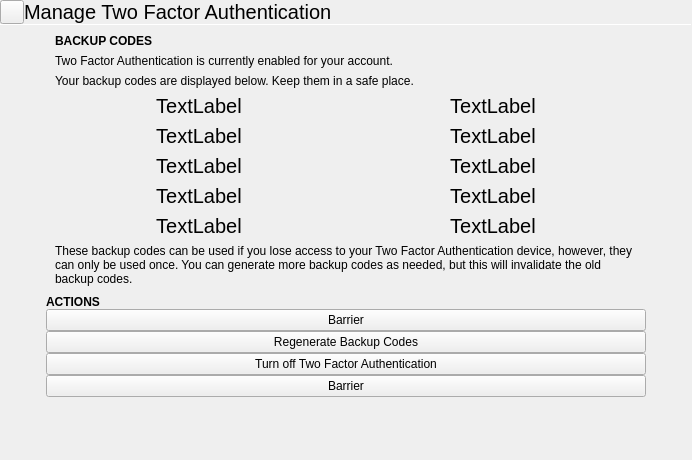
<?xml version="1.0" encoding="UTF-8"?>
<ui version="4.0">
 <class>OtpSetupDialog</class>
 <widget class="QWidget" name="OtpSetupDialog">
  <property name="geometry">
   <rect>
    <x>0</x>
    <y>0</y>
    <width>692</width>
    <height>460</height>
   </rect>
  </property>
  <property name="windowTitle">
   <string notr="true">Form</string>
  </property>
  <layout class="QVBoxLayout" name="verticalLayout">
   <property name="spacing">
    <number>0</number>
   </property>
   <property name="leftMargin">
    <number>0</number>
   </property>
   <property name="topMargin">
    <number>0</number>
   </property>
   <property name="rightMargin">
    <number>0</number>
   </property>
   <property name="bottomMargin">
    <number>0</number>
   </property>
   <item>
    <widget class="QStackedWidget" name="stackedWidget">
     <property name="currentIndex">
      <number>2</number>
     </property>
     <widget class="QWidget" name="loaderPage">
      <layout class="QGridLayout" name="gridLayout">
       <property name="leftMargin">
        <number>0</number>
       </property>
       <property name="topMargin">
        <number>0</number>
       </property>
       <property name="rightMargin">
        <number>0</number>
       </property>
       <property name="bottomMargin">
        <number>0</number>
       </property>
       <item row="0" column="1">
        <spacer name="verticalSpacer">
         <property name="orientation">
          <enum>Qt::Vertical</enum>
         </property>
         <property name="sizeHint" stdset="0">
          <size>
           <width>20</width>
           <height>183</height>
          </size>
         </property>
        </spacer>
       </item>
       <item row="1" column="0">
        <spacer name="horizontalSpacer">
         <property name="orientation">
          <enum>Qt::Horizontal</enum>
         </property>
         <property name="sizeHint" stdset="0">
          <size>
           <width>230</width>
           <height>20</height>
          </size>
         </property>
        </spacer>
       </item>
       <item row="1" column="1">
        <widget class="tCircularSpinner" name="widget" native="true"/>
       </item>
       <item row="1" column="2">
        <spacer name="horizontalSpacer_2">
         <property name="orientation">
          <enum>Qt::Horizontal</enum>
         </property>
         <property name="sizeHint" stdset="0">
          <size>
           <width>229</width>
           <height>20</height>
          </size>
         </property>
        </spacer>
       </item>
       <item row="2" column="1">
        <spacer name="verticalSpacer_2">
         <property name="orientation">
          <enum>Qt::Vertical</enum>
         </property>
         <property name="sizeHint" stdset="0">
          <size>
           <width>20</width>
           <height>183</height>
          </size>
         </property>
        </spacer>
       </item>
      </layout>
     </widget>
     <widget class="QWidget" name="setupPage">
      <layout class="QVBoxLayout" name="verticalLayout_2">
       <property name="spacing">
        <number>0</number>
       </property>
       <property name="leftMargin">
        <number>0</number>
       </property>
       <property name="topMargin">
        <number>0</number>
       </property>
       <property name="rightMargin">
        <number>0</number>
       </property>
       <property name="bottomMargin">
        <number>0</number>
       </property>
       <item>
        <layout class="QHBoxLayout" name="horizontalLayout">
         <property name="spacing">
          <number>0</number>
         </property>
         <item>
          <widget class="QToolButton" name="backButton">
           <property name="sizePolicy">
            <sizepolicy hsizetype="Preferred" vsizetype="Preferred">
             <horstretch>0</horstretch>
             <verstretch>0</verstretch>
            </sizepolicy>
           </property>
           <property name="text">
            <string/>
           </property>
           <property name="icon">
            <iconset resource="../libentertaining_resources.qrc">
             <normaloff>:/libentertaining/icons/go-previous.svg</normaloff>:/libentertaining/icons/go-previous.svg</iconset>
           </property>
          </widget>
         </item>
         <item>
          <widget class="QLabel" name="label">
           <property name="sizePolicy">
            <sizepolicy hsizetype="Expanding" vsizetype="Preferred">
             <horstretch>0</horstretch>
             <verstretch>0</verstretch>
            </sizepolicy>
           </property>
           <property name="font">
            <font>
             <pointsize>15</pointsize>
            </font>
           </property>
           <property name="text">
            <string>Set up Two Factor Authentication</string>
           </property>
           <property name="margin">
            <number>9</number>
           </property>
          </widget>
         </item>
        </layout>
       </item>
       <item>
        <widget class="Line" name="line">
         <property name="maximumSize">
          <size>
           <width>16777215</width>
           <height>1</height>
          </size>
         </property>
         <property name="orientation">
          <enum>Qt::Horizontal</enum>
         </property>
        </widget>
       </item>
       <item>
        <layout class="QHBoxLayout" name="horizontalLayout_4">
         <item>
          <widget class="QWidget" name="setupPageContainer" native="true">
           <property name="maximumSize">
            <size>
             <width>600</width>
             <height>16777215</height>
            </size>
           </property>
           <layout class="QGridLayout" name="gridLayout_2">
            <property name="leftMargin">
             <number>9</number>
            </property>
            <property name="topMargin">
             <number>9</number>
            </property>
            <property name="rightMargin">
             <number>9</number>
            </property>
            <property name="bottomMargin">
             <number>9</number>
            </property>
            <property name="spacing">
             <number>6</number>
            </property>
            <item row="3" column="1">
             <layout class="QVBoxLayout" name="verticalLayout_6">
              <property name="spacing">
               <number>6</number>
              </property>
              <item>
               <widget class="QLabel" name="label_14">
                <property name="text">
                 <string>To finish setup, enter the code shown on the app.</string>
                </property>
               </widget>
              </item>
              <item>
               <layout class="QVBoxLayout" name="verticalLayout_7">
                <property name="spacing">
                 <number>0</number>
                </property>
                <item>
                 <widget class="FocusBarrier" name="focusBarrier">
                  <property name="text">
                   <string notr="true">Barrier</string>
                  </property>
                 </widget>
                </item>
                <item>
                 <widget class="QPushButton" name="enterOtpTokenButton">
                  <property name="text">
                   <string>Enter Code</string>
                  </property>
                 </widget>
                </item>
                <item>
                 <widget class="FocusBarrier" name="focusBarrier_2">
                  <property name="text">
                   <string notr="true">Barrier</string>
                  </property>
                 </widget>
                </item>
               </layout>
              </item>
             </layout>
            </item>
            <item row="1" column="1">
             <widget class="QLabel" name="label_8">
              <property name="sizePolicy">
               <sizepolicy hsizetype="Expanding" vsizetype="Preferred">
                <horstretch>0</horstretch>
                <verstretch>0</verstretch>
               </sizepolicy>
              </property>
              <property name="text">
               <string>Grab an authenticator app on your phone. Good apps that you can use include Authy and Google Authenticator.</string>
              </property>
              <property name="wordWrap">
               <bool>true</bool>
              </property>
             </widget>
            </item>
            <item row="1" column="0">
             <widget class="QLabel" name="label_10">
              <property name="font">
               <font>
                <pointsize>20</pointsize>
               </font>
              </property>
              <property name="text">
               <string>1</string>
              </property>
             </widget>
            </item>
            <item row="0" column="0" colspan="2">
             <widget class="QLabel" name="label_2">
              <property name="text">
               <string>After setting up Two Factor Authentication, you'll need to provide both your password and a special one time code that's generated on your phone.</string>
              </property>
              <property name="wordWrap">
               <bool>true</bool>
              </property>
             </widget>
            </item>
            <item row="2" column="0">
             <widget class="QLabel" name="label_11">
              <property name="font">
               <font>
                <pointsize>20</pointsize>
               </font>
              </property>
              <property name="text">
               <string>2</string>
              </property>
             </widget>
            </item>
            <item row="3" column="0">
             <widget class="QLabel" name="label_12">
              <property name="font">
               <font>
                <pointsize>20</pointsize>
               </font>
              </property>
              <property name="text">
               <string>3</string>
              </property>
             </widget>
            </item>
            <item row="2" column="1">
             <layout class="QVBoxLayout" name="verticalLayout_5">
              <property name="spacing">
               <number>6</number>
              </property>
              <item>
               <widget class="QLabel" name="label_13">
                <property name="text">
                 <string>Enter this code into the app</string>
                </property>
               </widget>
              </item>
              <item>
               <widget class="QLabel" name="keyLabel">
                <property name="font">
                 <font>
                  <pointsize>15</pointsize>
                 </font>
                </property>
                <property name="text">
                 <string notr="true">TextLabel</string>
                </property>
               </widget>
              </item>
             </layout>
            </item>
           </layout>
          </widget>
         </item>
        </layout>
       </item>
       <item>
        <spacer name="verticalSpacer_3">
         <property name="orientation">
          <enum>Qt::Vertical</enum>
         </property>
         <property name="sizeHint" stdset="0">
          <size>
           <width>20</width>
           <height>40</height>
          </size>
         </property>
        </spacer>
       </item>
       <item>
        <widget class="GamepadHud" name="gamepadHud" native="true"/>
       </item>
      </layout>
     </widget>
     <widget class="QWidget" name="managePage">
      <layout class="QVBoxLayout" name="verticalLayout_3">
       <property name="spacing">
        <number>0</number>
       </property>
       <property name="leftMargin">
        <number>0</number>
       </property>
       <property name="topMargin">
        <number>0</number>
       </property>
       <property name="rightMargin">
        <number>0</number>
       </property>
       <property name="bottomMargin">
        <number>0</number>
       </property>
       <item>
        <layout class="QHBoxLayout" name="horizontalLayout_2">
         <property name="spacing">
          <number>0</number>
         </property>
         <item>
          <widget class="QToolButton" name="backButton_2">
           <property name="sizePolicy">
            <sizepolicy hsizetype="Preferred" vsizetype="Preferred">
             <horstretch>0</horstretch>
             <verstretch>0</verstretch>
            </sizepolicy>
           </property>
           <property name="text">
            <string/>
           </property>
           <property name="icon">
            <iconset resource="../libentertaining_resources.qrc">
             <normaloff>:/libentertaining/icons/go-previous.svg</normaloff>:/libentertaining/icons/go-previous.svg</iconset>
           </property>
          </widget>
         </item>
         <item>
          <widget class="QLabel" name="label_3">
           <property name="sizePolicy">
            <sizepolicy hsizetype="Expanding" vsizetype="Preferred">
             <horstretch>0</horstretch>
             <verstretch>0</verstretch>
            </sizepolicy>
           </property>
           <property name="font">
            <font>
             <pointsize>15</pointsize>
            </font>
           </property>
           <property name="text">
            <string>Manage Two Factor Authentication</string>
           </property>
           <property name="margin">
            <number>9</number>
           </property>
          </widget>
         </item>
        </layout>
       </item>
       <item>
        <widget class="Line" name="line_2">
         <property name="maximumSize">
          <size>
           <width>16777215</width>
           <height>1</height>
          </size>
         </property>
         <property name="orientation">
          <enum>Qt::Horizontal</enum>
         </property>
        </widget>
       </item>
       <item>
        <layout class="QHBoxLayout" name="horizontalLayout_5">
         <item>
          <widget class="QWidget" name="managePageContainer" native="true">
           <property name="maximumSize">
            <size>
             <width>600</width>
             <height>16777215</height>
            </size>
           </property>
           <layout class="QVBoxLayout" name="verticalLayout_4">
            <property name="spacing">
             <number>0</number>
            </property>
            <property name="leftMargin">
             <number>0</number>
            </property>
            <property name="topMargin">
             <number>0</number>
            </property>
            <property name="rightMargin">
             <number>0</number>
            </property>
            <property name="bottomMargin">
             <number>0</number>
            </property>
            <item>
             <layout class="QGridLayout" name="gridLayout_4">
              <property name="leftMargin">
               <number>9</number>
              </property>
              <property name="topMargin">
               <number>9</number>
              </property>
              <property name="rightMargin">
               <number>9</number>
              </property>
              <property name="bottomMargin">
               <number>9</number>
              </property>
              <property name="spacing">
               <number>6</number>
              </property>
              <item row="7" column="0">
               <widget class="QLabel" name="backupCode_9">
                <property name="font">
                 <font>
                  <pointsize>15</pointsize>
                  <strikeout>false</strikeout>
                 </font>
                </property>
                <property name="text">
                 <string notr="true">TextLabel</string>
                </property>
                <property name="alignment">
                 <set>Qt::AlignCenter</set>
                </property>
               </widget>
              </item>
              <item row="1" column="0" colspan="2">
               <widget class="QLabel" name="label_4">
                <property name="text">
                 <string>Two Factor Authentication is currently enabled for your account.</string>
                </property>
                <property name="wordWrap">
                 <bool>true</bool>
                </property>
               </widget>
              </item>
              <item row="6" column="0">
               <widget class="QLabel" name="backupCode_7">
                <property name="font">
                 <font>
                  <pointsize>15</pointsize>
                  <strikeout>false</strikeout>
                 </font>
                </property>
                <property name="text">
                 <string notr="true">TextLabel</string>
                </property>
                <property name="alignment">
                 <set>Qt::AlignCenter</set>
                </property>
               </widget>
              </item>
              <item row="3" column="1">
               <widget class="QLabel" name="backupCode_2">
                <property name="font">
                 <font>
                  <pointsize>15</pointsize>
                  <strikeout>false</strikeout>
                 </font>
                </property>
                <property name="text">
                 <string notr="true">TextLabel</string>
                </property>
                <property name="alignment">
                 <set>Qt::AlignCenter</set>
                </property>
               </widget>
              </item>
              <item row="7" column="1">
               <widget class="QLabel" name="backupCode_10">
                <property name="font">
                 <font>
                  <pointsize>15</pointsize>
                  <strikeout>false</strikeout>
                 </font>
                </property>
                <property name="text">
                 <string notr="true">TextLabel</string>
                </property>
                <property name="alignment">
                 <set>Qt::AlignCenter</set>
                </property>
               </widget>
              </item>
              <item row="5" column="0">
               <widget class="QLabel" name="backupCode_5">
                <property name="font">
                 <font>
                  <pointsize>15</pointsize>
                  <strikeout>false</strikeout>
                 </font>
                </property>
                <property name="text">
                 <string notr="true">TextLabel</string>
                </property>
                <property name="alignment">
                 <set>Qt::AlignCenter</set>
                </property>
               </widget>
              </item>
              <item row="3" column="0">
               <widget class="QLabel" name="backupCode">
                <property name="font">
                 <font>
                  <pointsize>15</pointsize>
                  <strikeout>false</strikeout>
                 </font>
                </property>
                <property name="text">
                 <string notr="true">TextLabel</string>
                </property>
                <property name="alignment">
                 <set>Qt::AlignCenter</set>
                </property>
               </widget>
              </item>
              <item row="5" column="1">
               <widget class="QLabel" name="backupCode_6">
                <property name="font">
                 <font>
                  <pointsize>15</pointsize>
                  <strikeout>false</strikeout>
                 </font>
                </property>
                <property name="text">
                 <string notr="true">TextLabel</string>
                </property>
                <property name="alignment">
                 <set>Qt::AlignCenter</set>
                </property>
               </widget>
              </item>
              <item row="4" column="1">
               <widget class="QLabel" name="backupCode_4">
                <property name="font">
                 <font>
                  <pointsize>15</pointsize>
                  <strikeout>false</strikeout>
                 </font>
                </property>
                <property name="text">
                 <string notr="true">TextLabel</string>
                </property>
                <property name="alignment">
                 <set>Qt::AlignCenter</set>
                </property>
               </widget>
              </item>
              <item row="6" column="1">
               <widget class="QLabel" name="backupCode_8">
                <property name="font">
                 <font>
                  <pointsize>15</pointsize>
                  <strikeout>false</strikeout>
                 </font>
                </property>
                <property name="text">
                 <string notr="true">TextLabel</string>
                </property>
                <property name="alignment">
                 <set>Qt::AlignCenter</set>
                </property>
               </widget>
              </item>
              <item row="2" column="0" colspan="2">
               <widget class="QLabel" name="label_9">
                <property name="text">
                 <string>Your backup codes are displayed below. Keep them in a safe place.</string>
                </property>
                <property name="wordWrap">
                 <bool>true</bool>
                </property>
               </widget>
              </item>
              <item row="0" column="0" colspan="2">
               <widget class="QLabel" name="label_6">
                <property name="font">
                 <font>
                  <weight>75</weight>
                  <bold>true</bold>
                 </font>
                </property>
                <property name="text">
                 <string>BACKUP CODES</string>
                </property>
               </widget>
              </item>
              <item row="4" column="0">
               <widget class="QLabel" name="backupCode_3">
                <property name="font">
                 <font>
                  <pointsize>15</pointsize>
                  <strikeout>false</strikeout>
                 </font>
                </property>
                <property name="text">
                 <string notr="true">TextLabel</string>
                </property>
                <property name="alignment">
                 <set>Qt::AlignCenter</set>
                </property>
               </widget>
              </item>
              <item row="8" column="0" colspan="2">
               <widget class="QLabel" name="label_7">
                <property name="text">
                 <string>These backup codes can be used if you lose access to your Two Factor Authentication device, however, they can only be used once. You can generate more backup codes as needed, but this will invalidate the old backup codes.</string>
                </property>
                <property name="wordWrap">
                 <bool>true</bool>
                </property>
               </widget>
              </item>
             </layout>
            </item>
            <item>
             <widget class="QLabel" name="label_5">
              <property name="font">
               <font>
                <weight>75</weight>
                <bold>true</bold>
               </font>
              </property>
              <property name="text">
               <string>ACTIONS</string>
              </property>
              <property name="margin">
               <number>6</number>
              </property>
             </widget>
            </item>
            <item>
             <widget class="FocusBarrier" name="focusBarrier_3">
              <property name="text">
               <string notr="true">Barrier</string>
              </property>
             </widget>
            </item>
            <item>
             <widget class="QPushButton" name="regenerateBackupCodesButton">
              <property name="text">
               <string>Regenerate Backup Codes</string>
              </property>
             </widget>
            </item>
            <item>
             <widget class="QPushButton" name="turnOffTotpButton">
              <property name="text">
               <string>Turn off Two Factor Authentication</string>
              </property>
             </widget>
            </item>
            <item>
             <widget class="FocusBarrier" name="focusBarrier_4">
              <property name="text">
               <string notr="true">Barrier</string>
              </property>
             </widget>
            </item>
           </layout>
          </widget>
         </item>
        </layout>
       </item>
       <item>
        <spacer name="verticalSpacer_4">
         <property name="orientation">
          <enum>Qt::Vertical</enum>
         </property>
         <property name="sizeHint" stdset="0">
          <size>
           <width>20</width>
           <height>40</height>
          </size>
         </property>
        </spacer>
       </item>
       <item>
        <widget class="GamepadHud" name="gamepadHud_2" native="true"/>
       </item>
      </layout>
     </widget>
    </widget>
   </item>
  </layout>
 </widget>
 <customwidgets>
  <customwidget>
   <class>GamepadHud</class>
   <extends>QWidget</extends>
   <header location="global">gamepadhud.h</header>
   <container>1</container>
  </customwidget>
  <customwidget>
   <class>FocusBarrier</class>
   <extends>QPushButton</extends>
   <header location="global">focusbarrier.h</header>
  </customwidget>
  <customwidget>
   <class>tCircularSpinner</class>
   <extends>QWidget</extends>
   <header location="global">tcircularspinner.h</header>
   <container>1</container>
  </customwidget>
 </customwidgets>
 <resources>
  <include location="../libentertaining_resources.qrc"/>
 </resources>
 <connections/>
</ui>
